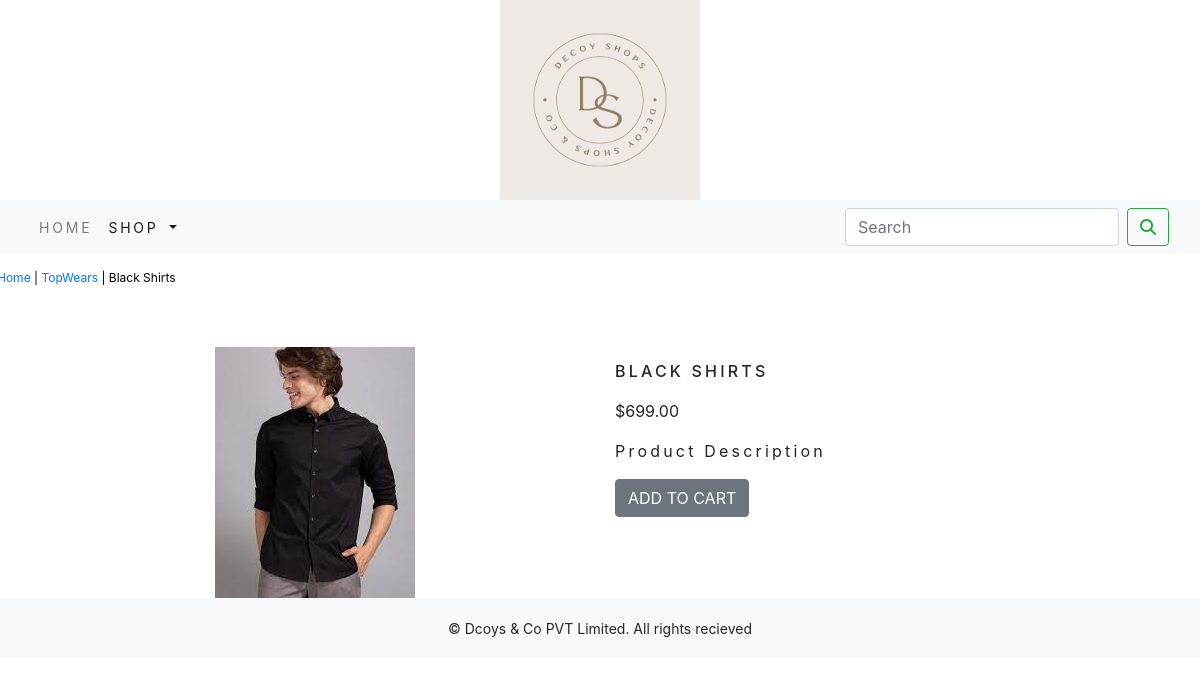
Page /shop/topwears/black-shirts/ on the committed database.
### shop/models.py (models this page shows, shortened)
class Product(models.Model):
    name=models.CharField(max_length=250,unique=True)
    slug=models.SlugField(max_length=250,unique=True)
    description=models.TextField(blank=True)
    price=models.DecimalField(max_digits=10,decimal_places=2)
    category=models.ForeignKey(Category,on_delete=models.CASCADE)
    image=models.ImageField(upload_to='category',blank=True)
    stock=models.BooleanField(default=True)
    available=models.BooleanField(default=True)
    created=models.DateTimeField(auto_now_add=True)
    updated=models.DateTimeField(auto_now_add=True)
    class Meta:
        ordering = ('name',)
        verbose_name = 'product'
        verbose_name_plural = 'products'

class Category(models.Model):
    name=models.CharField(max_length=250,unique=True)
    slug=models.SlugField(max_length=250,unique=True)
    description=models.TextField(blank=True)
    image=models.ImageField(upload_to='category',blank=True)
    class Meta:
        ordering=('name',)
        verbose_name='category'
        verbose_name_plural='categories'
    def get_url(self):
        return reverse('shop:products_by_category',args=[self.slug])
    def __str__(self):
        return '{}'.format(self.name)

### shop/views.py (the view)
# urls.py: path('<slug:c_slug>/<slug:product_slug>/', views.proDetail, name='prodCatDetail'),
def proDetail(request,c_slug,product_slug):
    try:
        product=Product.objects.get(category__slug=c_slug,slug=product_slug)
    except Exception as e:
        raise e
    return render(request,'product.html',{'product':product})

### cart/context_processors.py (called while the page is built)
def counter(request):
    item_count=0
    if 'admin' in request.path:
        return {}
    else:
        try:
            cart=Cart.objects.filter(cart_id=_cart_id(request))
            cart_items=CartItem.objects.all().filter(cart=cart[:1])
            for cart_item in cart_items:
                item_count += cart_item.quantity
        except Cart.DoesNotExist:
            item_count =0
    return dict(item_count=item_count)

### cart/views.py (called while the page is built)
def _cart_id(request):
    cart=request.session.session_key
    if not cart:
        cart=request.session.create()
    return cart

### shop/context_processors.py (called while the page is built)
def menu_links(request):
    links=Category.objects.all()
    return dict(links=links)

### template/product.html (shortened to what this page needs)
{% extends 'base.html' %}
{% load static %}
   {% block content %}
<div class="row my_prod_row_class">
    <div class="mx_auto">
        <p> <a href="{% url 'shop:allProdCat' %}"> Home </a> | <a href="{{product.category.get_url}}">{{product.category}}</a> | {{product.name}}</p>
    </div>
</div>
<div class="container">
<br>
<div class="row">
    <div class="col-12 col-sm-12 col-md-12 col-lg-6 text-center">
        <div style="min-width:18rem">
            <img src="{{product.image.url}}" alt="{{product.name}}">
        </div>
    </div>
        <div class="col-12 col-sm-12 col-md-12 col-lg-6">
            <div>
            <h1 class="my_prod_title">{{product.name}}</h1>
            <p> ${{product.price}}</p>
            <p class="my_title"> Product Description</p>
            {% if product.stock <= 0 %}
            <p class="text-justify my_prod_text"> <b>OUT OF STOCK</b></p>
            {% else %}
            <a class="btn btn-secondary" href="{% url 'cart:add_cart' product.id %}">ADD TO CART</a>
            {% endif %}
        </div>
    </div>
</div>
{% endblock %}

### static/css/custom.css (style rules this page uses)
.my_title { font_size:16px; text_transform:uppercase; letter-spacing:.2em; }
.my_prod_row_class { padding-top:15px; padding-bottom:20px; }
.my_prod_row_class .mx_auto { color:#000; font-size:12px; text-decoration:none; }
.my_prod_title { font-size:16px; text-transform:uppercase; letter-spacing:0.2em; padding-top:15px; padding-bottom:10px; }

### rows in the picture
Product: category "TopWears", name "Black Shirts", image (picture), name "BLACK SHIRTS", price "699.00"
